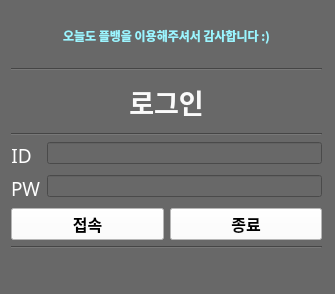
<?xml version="1.0" encoding="UTF-8"?>
<ui version="4.0">
 <class>MainWindow</class>
 <widget class="QMainWindow" name="MainWindow">
  <property name="geometry">
   <rect>
    <x>0</x>
    <y>0</y>
    <width>335</width>
    <height>294</height>
   </rect>
  </property>
  <property name="windowTitle">
   <string>MainWindow</string>
  </property>
  <property name="styleSheet">
   <string notr="true">background-color: rgb(104, 104, 104);</string>
  </property>
  <widget class="QWidget" name="centralwidget">
   <widget class="QWidget" name="verticalLayoutWidget">
    <property name="geometry">
     <rect>
      <x>11</x>
      <y>11</y>
      <width>311</width>
      <height>238</height>
     </rect>
    </property>
    <layout class="QVBoxLayout" name="verticalLayout">
     <item>
      <widget class="QLabel" name="label_4">
       <property name="font">
        <font>
         <family>돋움</family>
         <pointsize>9</pointsize>
        </font>
       </property>
       <property name="text">
        <string>&lt;html&gt;&lt;head/&gt;&lt;body&gt;&lt;p&gt;&lt;span style=&quot; font-weight:600; color:#9bf5ff;&quot;&gt;오늘도 플뱅을 이용해주셔서 감사합니다 :)&lt;/span&gt;&lt;/p&gt;&lt;/body&gt;&lt;/html&gt;</string>
       </property>
       <property name="alignment">
        <set>Qt::AlignCenter</set>
       </property>
      </widget>
     </item>
     <item>
      <widget class="Line" name="line">
       <property name="orientation">
        <enum>Qt::Horizontal</enum>
       </property>
      </widget>
     </item>
     <item>
      <widget class="QLabel" name="label">
       <property name="font">
        <font>
         <family>돋움</family>
         <pointsize>20</pointsize>
        </font>
       </property>
       <property name="text">
        <string>&lt;html&gt;&lt;head/&gt;&lt;body&gt;&lt;p&gt;&lt;span style=&quot; font-weight:600; color:#fafafa;&quot;&gt;로그인&lt;/span&gt;&lt;/p&gt;&lt;/body&gt;&lt;/html&gt;</string>
       </property>
       <property name="alignment">
        <set>Qt::AlignCenter</set>
       </property>
      </widget>
     </item>
     <item>
      <widget class="Line" name="line_2">
       <property name="orientation">
        <enum>Qt::Horizontal</enum>
       </property>
      </widget>
     </item>
     <item>
      <layout class="QFormLayout" name="formLayout">
       <item row="0" column="1">
        <widget class="QLineEdit" name="id">
         <property name="styleSheet">
          <string notr="true">color: rgb(255, 255, 255);</string>
         </property>
        </widget>
       </item>
       <item row="1" column="0">
        <widget class="QLabel" name="label_3">
         <property name="font">
          <font>
           <family>돋움</family>
           <pointsize>14</pointsize>
          </font>
         </property>
         <property name="text">
          <string>&lt;html&gt;&lt;head/&gt;&lt;body&gt;&lt;p&gt;&lt;span style=&quot; color:#ffffff;&quot;&gt;PW&lt;/span&gt;&lt;/p&gt;&lt;/body&gt;&lt;/html&gt;</string>
         </property>
        </widget>
       </item>
       <item row="1" column="1">
        <widget class="QLineEdit" name="pw">
         <property name="echoMode">
          <enum>QLineEdit::Password</enum>
         </property>
        </widget>
       </item>
       <item row="0" column="0">
        <widget class="QLabel" name="label_2">
         <property name="font">
          <font>
           <family>돋움</family>
           <pointsize>14</pointsize>
          </font>
         </property>
         <property name="text">
          <string>&lt;html&gt;&lt;head/&gt;&lt;body&gt;&lt;p&gt;&lt;span style=&quot; color:#ffffff;&quot;&gt;ID&lt;/span&gt;&lt;/p&gt;&lt;/body&gt;&lt;/html&gt;</string>
         </property>
         <property name="alignment">
          <set>Qt::AlignCenter</set>
         </property>
        </widget>
       </item>
      </layout>
     </item>
     <item>
      <layout class="QHBoxLayout" name="horizontalLayout">
       <item>
        <widget class="QPushButton" name="login_btn">
         <property name="font">
          <font>
           <family>Agency FB</family>
           <pointsize>12</pointsize>
           <weight>75</weight>
           <bold>true</bold>
          </font>
         </property>
         <property name="styleSheet">
          <string notr="true">background-color: rgb(255, 255, 255);</string>
         </property>
         <property name="text">
          <string>접속</string>
         </property>
        </widget>
       </item>
       <item>
        <widget class="QPushButton" name="close_btn">
         <property name="font">
          <font>
           <family>Agency FB</family>
           <pointsize>12</pointsize>
           <weight>75</weight>
           <bold>true</bold>
          </font>
         </property>
         <property name="styleSheet">
          <string notr="true">background-color: rgb(255, 255, 255);</string>
         </property>
         <property name="text">
          <string>종료</string>
         </property>
        </widget>
       </item>
      </layout>
     </item>
     <item>
      <widget class="Line" name="line_3">
       <property name="orientation">
        <enum>Qt::Horizontal</enum>
       </property>
      </widget>
     </item>
    </layout>
   </widget>
   <widget class="QLabel" name="label_5">
    <property name="geometry">
     <rect>
      <x>140</x>
      <y>270</y>
      <width>191</width>
      <height>101</height>
     </rect>
    </property>
    <property name="font">
     <font>
      <family>Agency FB</family>
      <pointsize>16</pointsize>
     </font>
    </property>
    <property name="text">
     <string>프로그램 만료일 : </string>
    </property>
   </widget>
  </widget>
  <widget class="QMenuBar" name="menubar">
   <property name="geometry">
    <rect>
     <x>0</x>
     <y>0</y>
     <width>335</width>
     <height>26</height>
    </rect>
   </property>
  </widget>
  <widget class="QStatusBar" name="statusbar"/>
 </widget>
 <resources/>
 <connections/>
</ui>
